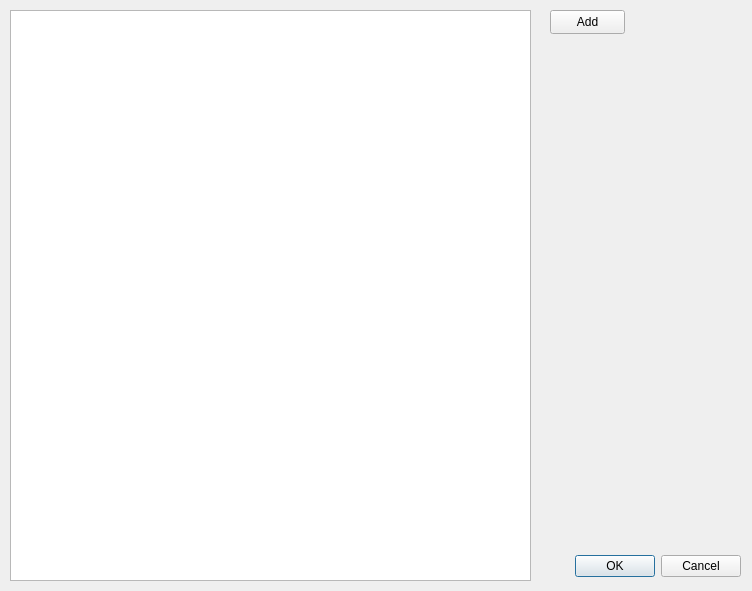
<ui version="4.0" >
 <class>DialogEditorDialog</class>
 <widget class="QDialog" name="DialogEditorDialog" >
  <property name="geometry" >
   <rect>
    <x>0</x>
    <y>0</y>
    <width>752</width>
    <height>591</height>
   </rect>
  </property>
  <property name="windowTitle" >
   <string>Dialog</string>
  </property>
  <widget class="QDialogButtonBox" name="buttonBox" >
   <property name="geometry" >
    <rect>
     <x>400</x>
     <y>550</y>
     <width>341</width>
     <height>32</height>
    </rect>
   </property>
   <property name="orientation" >
    <enum>Qt::Horizontal</enum>
   </property>
   <property name="standardButtons" >
    <set>QDialogButtonBox::Cancel|QDialogButtonBox::NoButton|QDialogButtonBox::Ok</set>
   </property>
  </widget>
  <widget class="QPushButton" name="addButton" >
   <property name="geometry" >
    <rect>
     <x>550</x>
     <y>10</y>
     <width>75</width>
     <height>24</height>
    </rect>
   </property>
   <property name="text" >
    <string>Add</string>
   </property>
  </widget>
  <widget class="QGraphicsView" name="dialogGraphicsView" >
   <property name="geometry" >
    <rect>
     <x>10</x>
     <y>10</y>
     <width>521</width>
     <height>571</height>
    </rect>
   </property>
  </widget>
 </widget>
 <resources/>
 <connections>
  <connection>
   <sender>buttonBox</sender>
   <signal>accepted()</signal>
   <receiver>DialogEditorDialog</receiver>
   <slot>accept()</slot>
   <hints>
    <hint type="sourcelabel" >
     <x>248</x>
     <y>254</y>
    </hint>
    <hint type="destinationlabel" >
     <x>157</x>
     <y>274</y>
    </hint>
   </hints>
  </connection>
  <connection>
   <sender>buttonBox</sender>
   <signal>rejected()</signal>
   <receiver>DialogEditorDialog</receiver>
   <slot>reject()</slot>
   <hints>
    <hint type="sourcelabel" >
     <x>316</x>
     <y>260</y>
    </hint>
    <hint type="destinationlabel" >
     <x>286</x>
     <y>274</y>
    </hint>
   </hints>
  </connection>
 </connections>
</ui>
